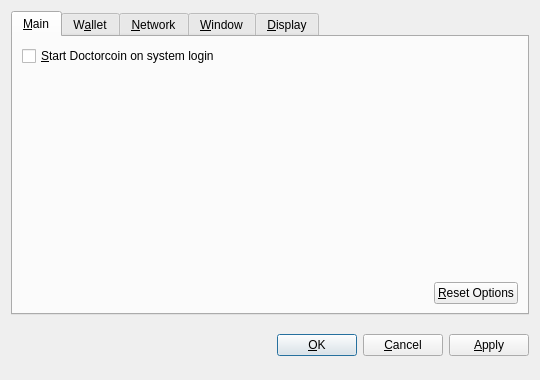
<?xml version="1.0" encoding="UTF-8"?>
<ui version="4.0">
 <class>OptionsDialog</class>
 <widget class="QDialog" name="OptionsDialog">
  <property name="geometry">
   <rect>
    <x>0</x>
    <y>0</y>
    <width>540</width>
    <height>380</height>
   </rect>
  </property>
  <property name="windowTitle">
   <string>Options</string>
  </property>
  <property name="modal">
   <bool>true</bool>
  </property>
  <layout class="QVBoxLayout" name="verticalLayout">
   <item>
    <widget class="QTabWidget" name="tabWidget">
     <property name="tabPosition">
      <enum>QTabWidget::North</enum>
     </property>
     <property name="currentIndex">
      <number>0</number>
     </property>
     <widget class="QWidget" name="tabMain">
      <attribute name="title">
       <string>&amp;Main</string>
      </attribute>
      <layout class="QVBoxLayout" name="verticalLayout_Main">
       <item>
        <widget class="QCheckBox" name="bitcoinAtStartup">
         <property name="toolTip">
          <string>Automatically start Doctorcoin after logging in to the system.</string>
         </property>
         <property name="text">
          <string>&amp;Start Doctorcoin on system login</string>
         </property>
        </widget>
       </item>
       <item>
        <spacer name="verticalSpacer_Main">
         <property name="orientation">
          <enum>Qt::Vertical</enum>
         </property>
         <property name="sizeHint" stdset="0">
          <size>
           <width>20</width>
           <height>40</height>
          </size>
         </property>
        </spacer>
       </item>
       <item>
        <layout class="QHBoxLayout" name="horizontalLayout_2_Main">
         <item>
          <spacer name="horizontalSpacer_2_Main">
           <property name="orientation">
            <enum>Qt::Horizontal</enum>
           </property>
           <property name="sizeHint" stdset="0">
            <size>
             <width>40</width>
             <height>20</height>
            </size>
           </property>
          </spacer>
         </item>
         <item>
          <widget class="QPushButton" name="resetButton">
           <property name="toolTip">
            <string>Reset all client options to default.</string>
           </property>
           <property name="text">
            <string>&amp;Reset Options</string>
           </property>
           <property name="autoDefault">
            <bool>false</bool>
           </property>
          </widget>
         </item>
        </layout>
       </item>
      </layout>
     </widget>
     <widget class="QWidget" name="tabWallet">
      <attribute name="title">
       <string>W&amp;allet</string>
      </attribute>
      <layout class="QVBoxLayout" name="verticalLayout_Network">
       <item>
        <widget class="QLabel" name="transactionFeeInfoLabel">
         <property name="text">
          <string>Optional transaction fee per kB that helps make sure your transactions are processed quickly. Most transactions are 1 kB.</string>
         </property>
         <property name="textFormat">
          <enum>Qt::PlainText</enum>
         </property>
         <property name="wordWrap">
          <bool>true</bool>
         </property>
        </widget>
       </item>
       <item>
        <layout class="QHBoxLayout" name="horizontalLayout_1_Main">
         <item>
          <widget class="QLabel" name="transactionFeeLabel">
           <property name="text">
            <string>Pay transaction &amp;fee</string>
           </property>
           <property name="textFormat">
            <enum>Qt::PlainText</enum>
           </property>
           <property name="buddy">
            <cstring>transactionFee</cstring>
           </property>
          </widget>
         </item>
         <item>
          <widget class="BitcoinAmountField" name="transactionFee"/>
         </item>
         <item>
          <spacer name="horizontalSpacer_1_Main">
           <property name="orientation">
            <enum>Qt::Horizontal</enum>
           </property>
           <property name="sizeHint" stdset="0">
            <size>
             <width>40</width>
             <height>20</height>
            </size>
           </property>
          </spacer>
         </item>
        </layout>
       </item>
       <item>
        <widget class="QLabel" name="label">
         <property name="text">
          <string>If you disable the spending of unconfirmed change, the change from a transaction cannot be used until that transaction has at least one confirmation. This also affects how your balance is computed.</string>
         </property>
         <property name="wordWrap">
          <bool>true</bool>
         </property>
        </widget>
       </item>
       <item>
        <widget class="QCheckBox" name="spendZeroConfChange">
         <property name="text">
          <string>Spend unconfirmed change  (experts only)</string>
         </property>
        </widget>
       </item>
       <item>
        <spacer name="verticalSpacer">
         <property name="orientation">
          <enum>Qt::Vertical</enum>
         </property>
         <property name="sizeHint" stdset="0">
          <size>
           <width>20</width>
           <height>40</height>
          </size>
         </property>
        </spacer>
       </item>
      </layout>
     </widget>
     <widget class="QWidget" name="tabNetwork">
      <attribute name="title">
       <string>&amp;Network</string>
      </attribute>
      <layout class="QVBoxLayout" name="verticalLayout_Network">
       <item>
        <widget class="QCheckBox" name="mapPortUpnp">
         <property name="toolTip">
          <string>Automatically open the Doctorcoin client port on the router. This only works when your router supports UPnP and it is enabled.</string>
         </property>
         <property name="text">
          <string>Map port using &amp;UPnP</string>
         </property>
        </widget>
       </item>
       <item>
        <widget class="QCheckBox" name="connectSocks">
         <property name="toolTip">
          <string>Connect to the Doctorcoin network through a SOCKS proxy (e.g. when connecting through Tor).</string>
         </property>
         <property name="text">
          <string>&amp;Connect through SOCKS proxy:</string>
         </property>
        </widget>
       </item>
       <item>
        <layout class="QHBoxLayout" name="horizontalLayout_Network">
         <item>
          <widget class="QLabel" name="proxyIpLabel">
           <property name="text">
            <string>Proxy &amp;IP:</string>
           </property>
           <property name="textFormat">
            <enum>Qt::PlainText</enum>
           </property>
           <property name="buddy">
            <cstring>proxyIp</cstring>
           </property>
          </widget>
         </item>
         <item>
          <widget class="QValidatedLineEdit" name="proxyIp">
           <property name="maximumSize">
            <size>
             <width>140</width>
             <height>16777215</height>
            </size>
           </property>
           <property name="toolTip">
            <string>IP address of the proxy (e.g. 127.0.0.1)</string>
           </property>
          </widget>
         </item>
         <item>
          <widget class="QLabel" name="proxyPortLabel">
           <property name="text">
            <string>&amp;Port:</string>
           </property>
           <property name="textFormat">
            <enum>Qt::PlainText</enum>
           </property>
           <property name="buddy">
            <cstring>proxyPort</cstring>
           </property>
          </widget>
         </item>
         <item>
          <widget class="QLineEdit" name="proxyPort">
           <property name="maximumSize">
            <size>
             <width>55</width>
             <height>16777215</height>
            </size>
           </property>
           <property name="toolTip">
            <string>Port of the proxy (e.g. 9050)</string>
           </property>
          </widget>
         </item>
         <item>
          <widget class="QLabel" name="socksVersionLabel">
           <property name="text">
            <string>SOCKS &amp;Version:</string>
           </property>
           <property name="textFormat">
            <enum>Qt::PlainText</enum>
           </property>
           <property name="buddy">
            <cstring>socksVersion</cstring>
           </property>
          </widget>
         </item>
         <item>
          <widget class="QValueComboBox" name="socksVersion">
           <property name="toolTip">
            <string>SOCKS version of the proxy (e.g. 5)</string>
           </property>
          </widget>
         </item>
         <item>
          <spacer name="horizontalSpacer_Network">
           <property name="orientation">
            <enum>Qt::Horizontal</enum>
           </property>
           <property name="sizeHint" stdset="0">
            <size>
             <width>40</width>
             <height>20</height>
            </size>
           </property>
          </spacer>
         </item>
        </layout>
       </item>
       <item>
        <spacer name="verticalSpacer_Network">
         <property name="orientation">
          <enum>Qt::Vertical</enum>
         </property>
         <property name="sizeHint" stdset="0">
          <size>
           <width>20</width>
           <height>40</height>
          </size>
         </property>
        </spacer>
       </item>
      </layout>
     </widget>
     <widget class="QWidget" name="tabWindow">
      <attribute name="title">
       <string>&amp;Window</string>
      </attribute>
      <layout class="QVBoxLayout" name="verticalLayout_Window">
       <item>
        <widget class="QCheckBox" name="minimizeToTray">
         <property name="toolTip">
          <string>Show only a tray icon after minimizing the window.</string>
         </property>
         <property name="text">
          <string>&amp;Minimize to the tray instead of the taskbar</string>
         </property>
        </widget>
       </item>
       <item>
        <widget class="QCheckBox" name="minimizeOnClose">
         <property name="toolTip">
          <string>Minimize instead of exit the application when the window is closed. When this option is enabled, the application will be closed only after selecting Quit in the menu.</string>
         </property>
         <property name="text">
          <string>M&amp;inimize on close</string>
         </property>
        </widget>
       </item>
       <item>
        <spacer name="verticalSpacer_Window">
         <property name="orientation">
          <enum>Qt::Vertical</enum>
         </property>
         <property name="sizeHint" stdset="0">
          <size>
           <width>20</width>
           <height>40</height>
          </size>
         </property>
        </spacer>
       </item>
      </layout>
     </widget>
     <widget class="QWidget" name="tabDisplay">
      <attribute name="title">
       <string>&amp;Display</string>
      </attribute>
      <layout class="QVBoxLayout" name="verticalLayout_Display">
       <item>
        <layout class="QHBoxLayout" name="horizontalLayout_1_Display">
         <item>
          <widget class="QLabel" name="langLabel">
           <property name="text">
            <string>User Interface &amp;language:</string>
           </property>
           <property name="textFormat">
            <enum>Qt::PlainText</enum>
           </property>
           <property name="buddy">
            <cstring>lang</cstring>
           </property>
          </widget>
         </item>
         <item>
          <widget class="QValueComboBox" name="lang">
           <property name="toolTip">
            <string>The user interface language can be set here. This setting will take effect after restarting Doctorcoin.</string>
           </property>
          </widget>
         </item>
        </layout>
       </item>
       <item>
        <layout class="QHBoxLayout" name="horizontalLayout_2_Display">
         <item>
          <widget class="QLabel" name="unitLabel">
           <property name="text">
            <string>&amp;Unit to show amounts in:</string>
           </property>
           <property name="textFormat">
            <enum>Qt::PlainText</enum>
           </property>
           <property name="buddy">
            <cstring>unit</cstring>
           </property>
          </widget>
         </item>
         <item>
          <widget class="QValueComboBox" name="unit">
           <property name="toolTip">
            <string>Choose the default subdivision unit to show in the interface and when sending coins.</string>
           </property>
          </widget>
         </item>
        </layout>
       </item>
       <item>
        <widget class="QCheckBox" name="displayAddresses">
         <property name="toolTip">
          <string>Whether to show Doctorcoin addresses in the transaction list or not.</string>
         </property>
         <property name="text">
          <string>&amp;Display addresses in transaction list</string>
         </property>
        </widget>
       </item>
       <item>
        <widget class="QCheckBox" name="coinControlFeatures">
         <property name="toolTip">
          <string>Whether to show coin control features or not.</string>
         </property>
         <property name="text">
          <string>Display coin &amp;control features (experts only!)</string>
         </property>
        </widget>
       </item>
       <item>
        <spacer name="verticalSpacer_Display">
         <property name="orientation">
          <enum>Qt::Vertical</enum>
         </property>
         <property name="sizeHint" stdset="0">
          <size>
           <width>20</width>
           <height>40</height>
          </size>
         </property>
        </spacer>
       </item>
      </layout>
     </widget>
    </widget>
   </item>
   <item>
    <layout class="QHBoxLayout" name="horizontalLayout_Buttons">
     <item>
      <spacer name="horizontalSpacer_1">
       <property name="orientation">
        <enum>Qt::Horizontal</enum>
       </property>
       <property name="sizeHint" stdset="0">
        <size>
         <width>40</width>
         <height>48</height>
        </size>
       </property>
      </spacer>
     </item>
     <item>
      <widget class="QLabel" name="statusLabel">
       <property name="font">
        <font>
         <weight>75</weight>
         <bold>true</bold>
        </font>
       </property>
       <property name="text">
        <string/>
       </property>
       <property name="textFormat">
        <enum>Qt::PlainText</enum>
       </property>
       <property name="wordWrap">
        <bool>true</bool>
       </property>
      </widget>
     </item>
     <item>
      <spacer name="horizontalSpacer_2">
       <property name="orientation">
        <enum>Qt::Horizontal</enum>
       </property>
       <property name="sizeHint" stdset="0">
        <size>
         <width>40</width>
         <height>48</height>
        </size>
       </property>
      </spacer>
     </item>
     <item>
      <widget class="QPushButton" name="okButton">
       <property name="text">
        <string>&amp;OK</string>
       </property>
      </widget>
     </item>
     <item>
      <widget class="QPushButton" name="cancelButton">
       <property name="text">
        <string>&amp;Cancel</string>
       </property>
       <property name="autoDefault">
        <bool>false</bool>
       </property>
      </widget>
     </item>
     <item>
      <widget class="QPushButton" name="applyButton">
       <property name="text">
        <string>&amp;Apply</string>
       </property>
       <property name="autoDefault">
        <bool>false</bool>
       </property>
      </widget>
     </item>
    </layout>
   </item>
  </layout>
 </widget>
 <customwidgets>
  <customwidget>
   <class>BitcoinAmountField</class>
   <extends>QSpinBox</extends>
   <header>bitcoinamountfield.h</header>
  </customwidget>
  <customwidget>
   <class>QValueComboBox</class>
   <extends>QComboBox</extends>
   <header>qvaluecombobox.h</header>
  </customwidget>
  <customwidget>
   <class>QValidatedLineEdit</class>
   <extends>QLineEdit</extends>
   <header>qvalidatedlineedit.h</header>
  </customwidget>
 </customwidgets>
 <resources/>
 <connections/>
</ui>
